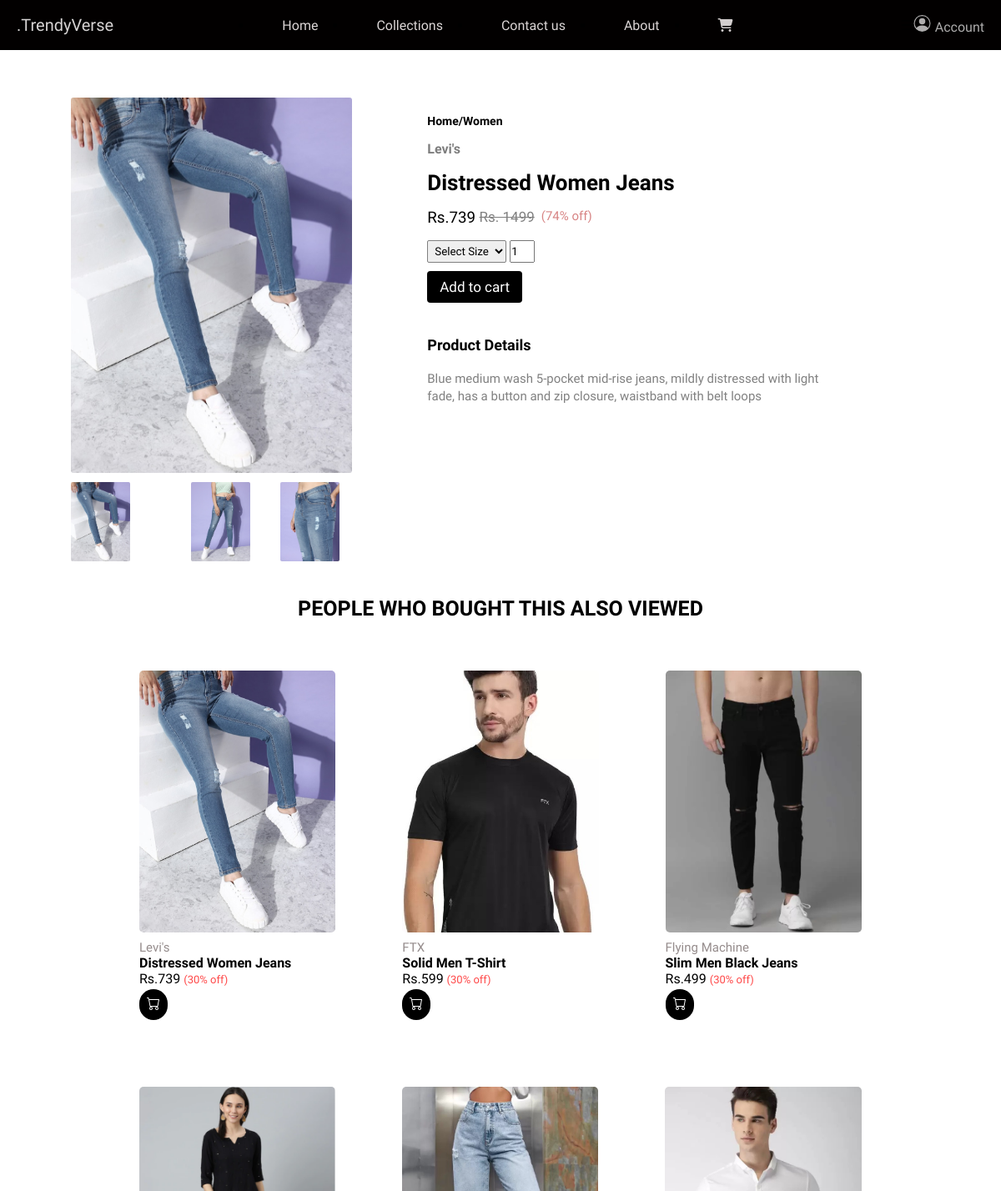
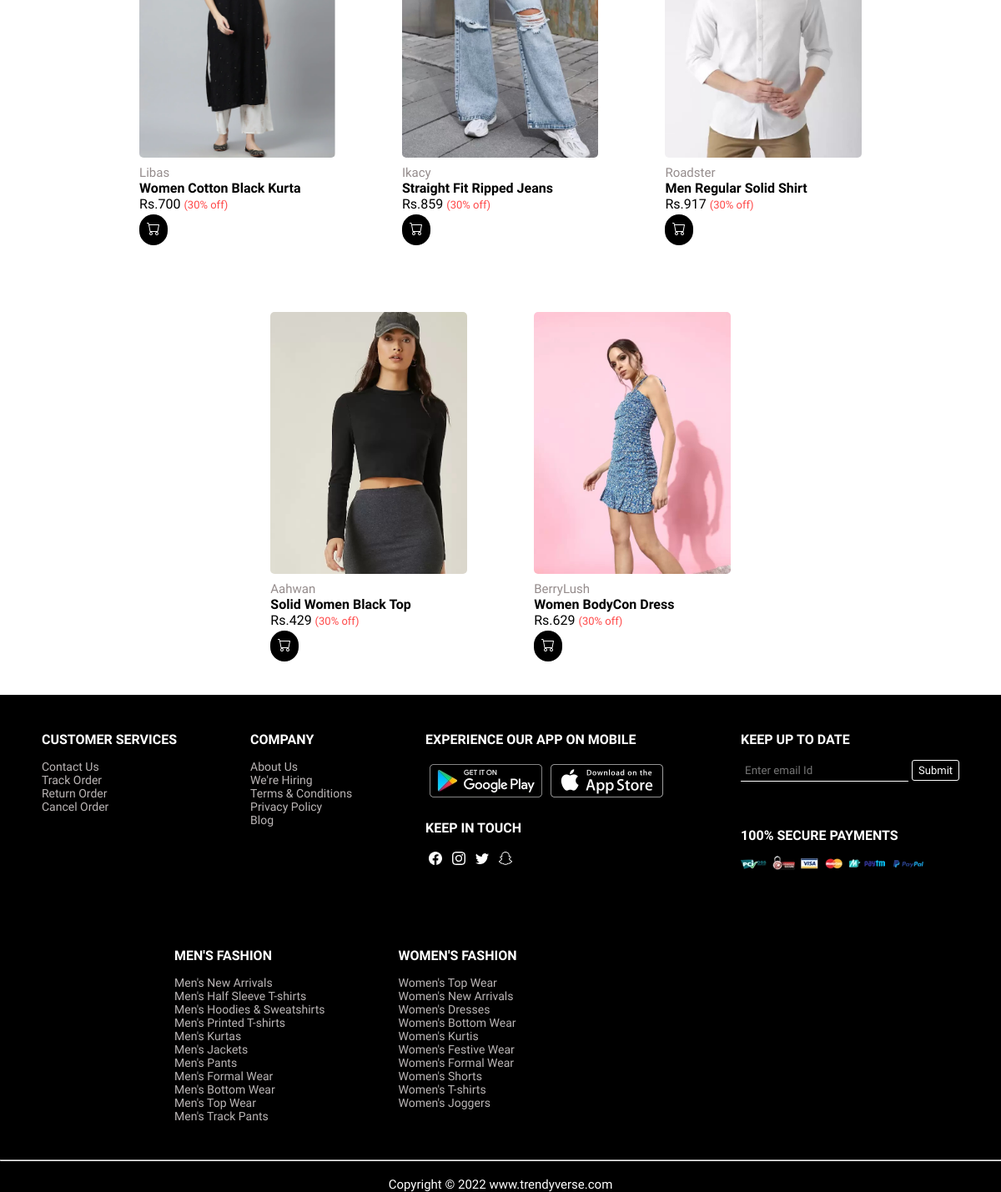
Page /sproduct.php?item_id=3 on the committed database (2 pictures, top to bottom).
### tables this page shows
CREATE TABLE `product` (
  `item_id` int(11) NOT NULL,
  `item_brand` varchar(200) NOT NULL,
  `item_name` varchar(255) NOT NULL,
  `item_price` int(10) NOT NULL,
  `item_image` varchar(255) NOT NULL,
  `item_img_small2` varchar(255) NOT NULL,
  `item_img_small3` varchar(255) NOT NULL,
  `item_img_small4` varchar(255) NOT NULL,
  `item_register` datetime DEFAULT NULL,
  `item_category` varchar(255) NOT NULL,
  `item_description` longtext NOT NULL
);

### Database/DBcontroller.php (called while the page is built, shortened)
<?php
class DBcontroller{
    protected $host = 'localhost';
    protected $user = 'root';
    protected $password = '';
    protected $database = "shopee";
    public function __construct()
    {
        $this->con = mysqli_connect($this->host, $this->user,$this->password, $this->database );
    }
}
?>

### functions.php (called while the page is built, shortened)
<?php
        require('Database/DBcontroller.php');
        require('Database/Product.php');
        $db = new DBcontroller();
        $product = new Product($db);
$products_list = $product->getData();
        $Cart = new Cart($db);
        print_r($Cart->getCartId($product->getData('cart')));
?>

### Database/Product.php (called while the page is built, shortened)
<?php
class Product{
    public $db = null;
    public function __construct(DBcontroller $db)
    {
        $this->db = $db;
    }
    public function getData($table = 'product'){
       $result = $this->db->con->query("SELECT * FROM {$table}");
       $resultArray = array();
       while ($item = mysqli_fetch_array($result, MYSQLI_ASSOC)){
           $resultArray[] = $item;
       }
       return $resultArray;
    }
}
?>

### sproduct.php (called while the page is built)
<?php
include('header.php');
?>
<?php
include('Templates/_sproduct.php');
?>
<?php
include('footer.php');
?>

### Templates/_sproduct.php (the view, shortened to what this page needs)
<?php
$item_id = $_GET['item_id']??1;
foreach ($product->getData() as $item) :
    if($item['item_id'] == $item_id):
?>
<section class="product-details">
        <div class="details-container">
            <div class="details-img">
                <img src="<?php echo $item['item_image']??"product image";?>" alt="" id="main-img">
                <div class="small-img-group">
                    <div class="img-col">
                        <img src="<?php echo $item['item_image']??"./images/f1.jpg"; ?>" alt="" class="small-img">
                    </div>
                    <div class="img-col">
                        <img src="<?php echo $item['item_img_small3']??"./images/product-details/gallery2.jpg"; ?>" alt="" class="small-img">
                    </div>
                    <div class="img-col">
                        <img src="<?php echo $item['item_img_small4']??"./images/product-details/gallery3.jpg"; ?>" alt="" class="small-img">
                    </div>
                </div>
            </div>
            <div class="details">
                <h5>Home/<?php echo $item['item_category']??"category";?></h5>
                <h2><?php echo $item['item_brand']??"brand";?></h2>
                <h1> <?php echo $item['item_name']??"name";?></h1>
                <h3>Rs.<?php echo $item['item_price']??"price";?> <span id="original-price">Rs. 1499</span><span id="discounted-price">(74% off)</span></h3>
                <select>
                    <option>Select Size</option>
                </select>
                <input type="number" value="1"> <br>
                <form method="post">
                    <button class="btn" type="submit" name="sproduct_submit">Add to cart</button>
                </form>
                <h4>Product Details</h4>
                <p><?php echo $item['item_description']??"description";?></p>
            </div>
        </div>
    </section>
<?php
endif;
endforeach;
?>
<?php
$products_list = $product->getData();
shuffle($products_list);
?>
    <section class="explore-more">
        <h3 id="heading"> PEOPLE WHO BOUGHT THIS ALSO VIEWED</h3>
        <div class="featureproduct">
            <?php foreach ($products_list as $item){ ?>
                <a id="product-link" href="<?php printf('%s?item_id=%s', 'sproduct.php', $item['item_id']) ?>">
                    <div class="product" >
                        <div class="productimg">
                            <img src="<?php echo $item['item_image'] ?? "images/f1.jpg"; ?>" alt="">
                        </div>
                        <div class="product-text">
                            <h2><?php echo $item['item_brand']?? "Unknown"; ?></h2>
                            <h1>
                                <?php echo $item['item_name'] ?? "Unknown"; ?>
                            </h1>
                            <h3>Rs.<?php echo $item['item_price']?? "Unknown"; ?> <span>(30% off)</span></h3>
                            <form method="post">
                                <button class="btn-cart" type="submit" name="sproduct_submit"></button>
                            </form>
                        </div>
                    </div>  </a>
            <?php }  ?>
        </div>
    </section>

### style.css (style rules this page uses)
* { margin: 0%; padding: 0%; font-family: 'Baloo 2', cursive; }
.featureproduct { display: flex; margin-top: 20px; flex-wrap: wrap; justify-content: center; align-items: center; }
.product { text-decoration: none; padding: 20px; margin: 20px; transition: 0.5s ease; cursor: pointer; border-radius: 4px; }
.product img { height: 314px; border-radius: 5px; }
#product-link { text-decoration: none; }
.product-text h1 { text-decoration: none; font-weight: 600; font-size: 16px; font-family: 'Baloo 2', cursive; color: black; }
.product-text h3 { font-weight: 400; font-size: 16px; font-family: 'Baloo 2', cursive; color: black; }
.product-text h2 { text-decoration: none; font-weight: lighter; font-size: 15px; color: #958c8c; margin-top: 5px; }
.product-text h3 span { font-size: 13px; font-family: 'Baloo 2', cursive; color: rgba(255, 0, 0, 0.718); }
.btn-cart { background:#000000; border: none; border-radius: 30px; padding: 9px; color: white; font-weight: bold; margin-top: 3px; cursor: pointer; }
.btn { font-size: 17px; padding: 9px 15px; margin-bottom: 40px; background-color:#000000; color: white; border: none; border-radius: 4px; cursor: pointer; margin-top: 10px; }
.product-details { display: flex; margin: 98px 40px 40px 40px; justify-content: space-between; }
.product-details .details-container { display: flex; justify-content: space-between; align-items: center; }
.details-img { width: 40%; margin-left: 45px; }
#main-img { height: 450px; border-radius: 3px; cursor: pointer; }
.small-img-group { display: flex; justify-content: space-between; }
.img-col { height: 90px; margin: 7px 15px; margin-left: 0; cursor: pointer; }
.img-col img { border-radius: 2px; height: 95px; transition: 0.3s; }
.details { margin-left: 45px; height: 100%; padding: 45px; }
.details h5 { font-size: 14px; margin: 20px 0 16px 0; }
.details h2 { color: #7e7e7e; font-size: 16px; margin-bottom: 16px; }
.details h1 { font-size: 26px; margin-bottom: 16px; }
.details h3 { margin-bottom: 16px; font-weight: 500; }
#original-price { text-decoration: line-through; font-size: 17px; color: gray; font-weight: 500; vertical-align: text-top; }
#discounted-price { font-size: 15px; color: #d78484; margin-left: 8px; vertical-align: text-top; }
.details select { padding: 4px; border: 1px solid grey; border-radius: 2px; cursor: pointer; }
.details input { height: 23px; width: 26px; cursor: pointer; }
.details h4 { font-size: 18px; margin-bottom: 20px; }
.details p { width: 80%; font-size: 15px; color: gray; line-height: 21px; }
#heading { font-size: 25px; text-align: center; }

### rows in the picture
product: item_image (picture), item_img_small3 (picture), item_img_small4 (picture), item_category "Women", item_brand "Levi's", item_name "Distressed Women Jeans", item_price "739", item_description "Blue medium wash 5-pocket mid-rise jeans, mildly distressed with light fade, has a button and zip closure, waistband with belt loops"
product: item_image (picture), item_brand "FTX", item_name "Solid Men T-Shirt", item_price "599"
product: item_image (picture), item_brand "Flying Machine", item_name "Slim Men Black Jeans", item_price "499"
product: item_image (picture), item_brand "Libas", item_name "Women Cotton Black Kurta", item_price "700"
product: item_image (picture), item_brand "Ikacy", item_name "Straight Fit Ripped Jeans", item_price "859"
product: item_image (picture), item_brand "Roadster", item_name "Men Regular Solid Shirt", item_price "917"
product: item_image (picture), item_brand "Aahwan", item_name "Solid Women Black Top", item_price "429"
product: item_image (picture), item_brand "BerryLush", item_name "Women BodyCon Dress", item_price "629"
